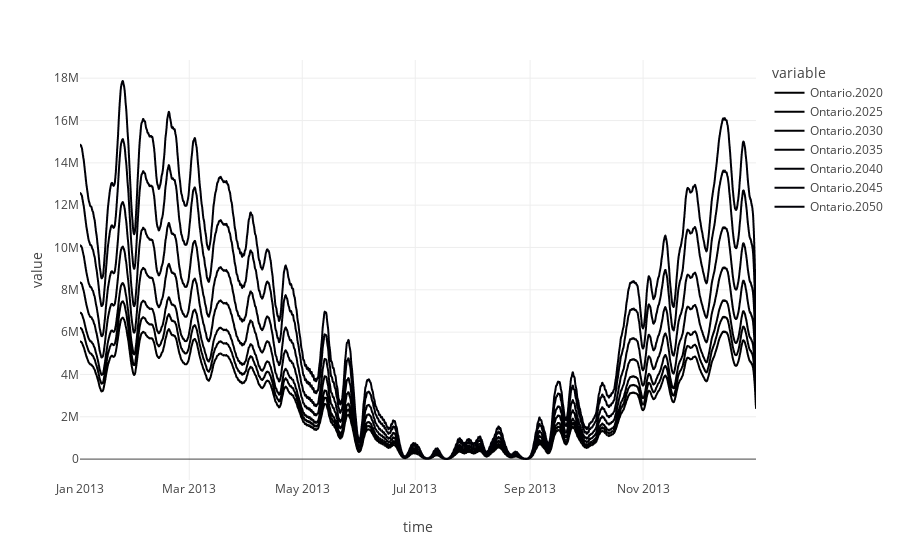

Notebook source saved alongside this figure:
### Code cell
from main import spread_model_demand

pd_demand = b_res.mean_carrier_demand_df["Electricity"].to_frame().reset_index().pivot(columns=["year"], index="hour")["Electricity"]
pd_demand.columns = [f"Ontario.{str(int(col))}" for col in pd_demand.columns]
px.line(spread_model_demand(pd_demand))

### Figure 1 — Plotly figure (JSON) as saved in the notebook; plotly's stock layout.template omitted (floating-point values rounded to 4 significant figures; data arrays with more than 128 entries replaced by an {"elided": "..."} marker saying what was removed)
{"data": [{"hovertemplate": "variable=Ontario.2020<br>time=%{x}<br>value=%{y}<extra></extra>", "legendgroup": "Ontario.2020", "line": {"color": "#000001", "dash": "solid"}, "marker": {"symbol": "circle"}, "mode": "lines", "name": "Ontario.2020", "showlegend": true, "type": "scattergl", "x": {"elided": "8760 str values"}, "xaxis": "x", "y": {"elided": "8760 float values"}, "yaxis": "y"}, {"hovertemplate": "variable=Ontario.2025<br>time=%{x}<br>value=%{y}<extra></extra>", "legendgroup": "Ontario.2025", "line": {"color": "#000002", "dash": "solid"}, "marker": {"symbol": "circle"}, "mode": "lines", "name": "Ontario.2025", "showlegend": true, "type": "scattergl", "x": {"elided": "8760 str values"}, "xaxis": "x", "y": {"elided": "8760 float values"}, "yaxis": "y"}, {"hovertemplate": "variable=Ontario.2030<br>time=%{x}<br>value=%{y}<extra></extra>", "legendgroup": "Ontario.2030", "line": {"color": "#000003", "dash": "solid"}, "marker": {"symbol": "circle"}, "mode": "lines", "name": "Ontario.2030", "showlegend": true, "type": "scattergl", "x": {"elided": "8760 str values"}, "xaxis": "x", "y": {"elided": "8760 float values"}, "yaxis": "y"}, {"hovertemplate": "variable=Ontario.2035<br>time=%{x}<br>value=%{y}<extra></extra>", "legendgroup": "Ontario.2035", "line": {"color": "#000004", "dash": "solid"}, "marker": {"symbol": "circle"}, "mode": "lines", "name": "Ontario.2035", "showlegend": true, "type": "scattergl", "x": {"elided": "8760 str values"}, "xaxis": "x", "y": {"elided": "8760 float values"}, "yaxis": "y"}, {"hovertemplate": "variable=Ontario.2040<br>time=%{x}<br>value=%{y}<extra></extra>", "legendgroup": "Ontario.2040", "line": {"color": "#000005", "dash": "solid"}, "marker": {"symbol": "circle"}, "mode": "lines", "name": "Ontario.2040", "showlegend": true, "type": "scattergl", "x": {"elided": "8760 str values"}, "xaxis": "x", "y": {"elided": "8760 float values"}, "yaxis": "y"}, {"hovertemplate": "variable=Ontario.2045<br>time=%{x}<br>value=%{y}<extra></extra>", "legendgroup": "Ontario.2045", "line": {"color": "#000006", "dash": "solid"}, "marker": {"symbol": "circle"}, "mode": "lines", "name": "Ontario.2045", "showlegend": true, "type": "scattergl", "x": {"elided": "8760 str values"}, "xaxis": "x", "y": {"elided": "8760 float values"}, "yaxis": "y"}, {"hovertemplate": "variable=Ontario.2050<br>time=%{x}<br>value=%{y}<extra></extra>", "legendgroup": "Ontario.2050", "line": {"color": "#000007", "dash": "solid"}, "marker": {"symbol": "circle"}, "mode": "lines", "name": "Ontario.2050", "showlegend": true, "type": "scattergl", "x": {"elided": "8760 str values"}, "xaxis": "x", "y": {"elided": "8760 float values"}, "yaxis": "y"}], "layout": {"legend": {"title": {"text": "variable"}, "tracegroupgap": 0}, "margin": {"t": 60}, "xaxis": {"anchor": "y", "domain": [0, 1], "title": {"text": "time"}}, "yaxis": {"anchor": "x", "domain": [0, 1], "title": {"text": "value"}}}}
